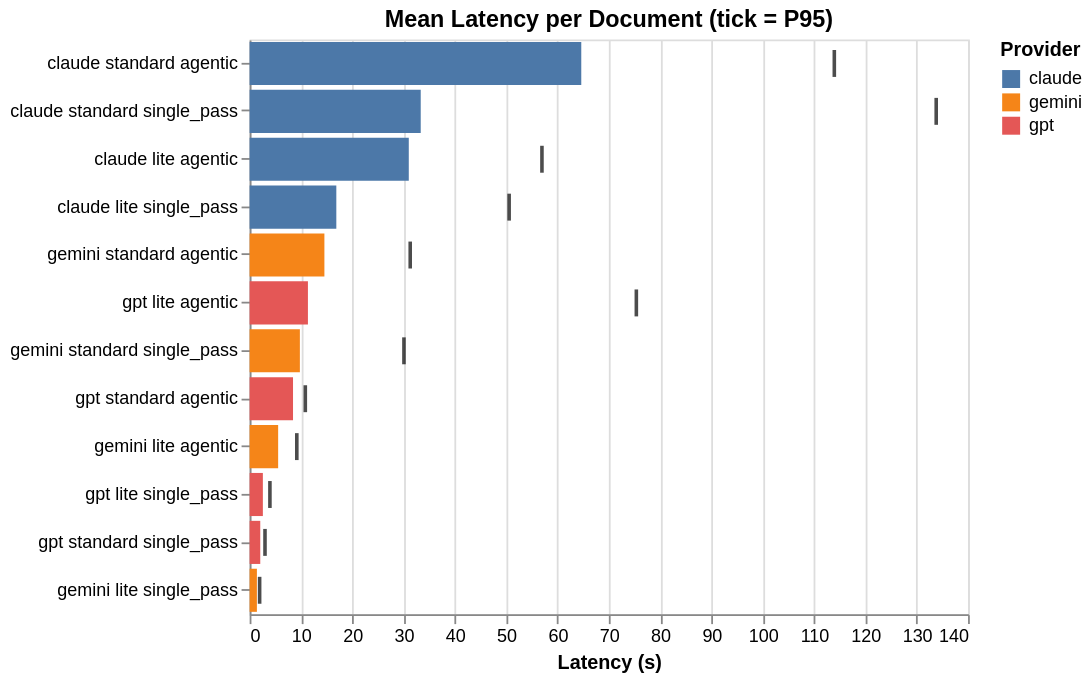

The code cell stored with this chart in its notebook:
### Markdown cell above
### Latency

### Code cell
def plot_latency(df: pl.DataFrame) -> alt.LayerChart:
    df_pd = df.with_columns(
        pl.concat_str(
            [
                pl.col("provider"),
                pl.lit(" "),
                pl.col("tier"),
                pl.lit(" "),
                pl.col("strategy"),
            ]
        ).alias("label")
    ).to_pandas()

    bars = (
        alt.Chart(df_pd)
        .mark_bar()
        .encode(
            x=alt.X("latency_mean:Q", title="Latency (s)"),
            y=alt.Y("label:N", sort="-x", title=None),
            color=alt.Color("provider:N", title="Provider"),
            tooltip=[
                alt.Tooltip("label:N", title="Experiment"),
                alt.Tooltip("latency_mean:Q", format=".2f", title="Mean (s)"),
                alt.Tooltip("latency_median:Q", format=".2f", title="Median (s)"),
                alt.Tooltip("latency_p95:Q", format=".2f", title="P95 (s)"),
            ],
        )
    )

    p95 = (
        alt.Chart(df_pd)
        .mark_tick(color="black", thickness=2, size=15)
        .encode(
            x=alt.X("latency_p95:Q"),
            y=alt.Y("label:N", sort="-x"),
            tooltip=[alt.Tooltip("latency_p95:Q", format=".2f", title="P95 (s)")],
        )
    )

    return (bars + p95).properties(
        title="Mean Latency per Document (tick = P95)", width=400, height=320
    )


plot_latency(df_aggregated)

### Figure 1 — Vega-Lite specification as saved in the notebook (floating-point values rounded to 4 significant figures)
{"config": {"view": {"continuousWidth": 300, "continuousHeight": 300}}, "layer": [{"mark": {"type": "bar"}, "encoding": {"color": {"field": "provider", "title": "Provider", "type": "nominal"}, "tooltip": [{"field": "label", "title": "Experiment", "type": "nominal"}, {"field": "latency_mean", "format": ".2f", "title": "Mean (s)", "type": "quantitative"}, {"field": "latency_median", "format": ".2f", "title": "Median (s)", "type": "quantitative"}, {"field": "latency_p95", "format": ".2f", "title": "P95 (s)", "type": "quantitative"}], "x": {"field": "latency_mean", "title": "Latency (s)", "type": "quantitative"}, "y": {"field": "label", "sort": "-x", "title": null, "type": "nominal"}}}, {"mark": {"type": "tick", "color": "black", "size": 15, "thickness": 2}, "encoding": {"tooltip": [{"field": "latency_p95", "format": ".2f", "title": "P95 (s)", "type": "quantitative"}], "x": {"field": "latency_p95", "type": "quantitative"}, "y": {"field": "label", "sort": "-x", "type": "nominal"}}}], "data": {"name": "data-7bc90be90c51107d4801604e7518bf05"}, "height": 320, "title": "Mean Latency per Document (tick = P95)", "width": 400, "$schema": "https://vega.github.io/schema/vega-lite/v6.1.0.json", "datasets": {"data-7bc90be90c51107d4801604e7518bf05": [{"provider": "claude", "tier": "lite", "strategy": "agentic", "modality": "multimodal", "n_docs": 83, "exact_f1_mean": 0.7456, "exact_f1_std": 0.2324, "exact_effective_date_f1_mean": 0.8072, "exact_party_f1_mean": 0.8738, "exact_jurisdiction_f1_mean": 0.6386, "exact_term_f1_mean": 0.6627, "fuzzy_f1_mean": 0.7618, "fuzzy_f1_std": 0.2253, "fuzzy_party_f1_mean": 0.9388, "fuzzy_jurisdiction_f1_mean": 0.6386, "fuzzy_term_f1_mean": 0.6627, "latency_mean": 31.01, "latency_std": 14.13, "latency_median": 28.8, "latency_p95": 56.96, "cost_mean": 0.0106, "cost_std": 0.003937, "cost_total": 0.8799, "tokens_mean": 9575.0, "char_count_mean": 17090.0, "page_count_mean": 5.892, "label": "claude lite agentic"}, {"provider": "claude", "tier": "lite", "strategy": "single_pass", "modality": "text", "n_docs": 83, "exact_f1_mean": 0.8719, "exact_f1_std": 0.1665, "exact_effective_date_f1_mean": 0.8554, "exact_party_f1_mean": 0.8732, "exact_jurisdiction_f1_mean": 0.9518, "exact_term_f1_mean": 0.8072, "fuzzy_f1_mean": 0.8884, "fuzzy_f1_std": 0.1589, "fuzzy_party_f1_mean": 0.9271, "fuzzy_jurisdiction_f1_mean": 0.9518, "fuzzy_term_f1_mean": 0.8193, "latency_mean": 16.89, "latency_std": 18.53, "latency_median": 11.4, "latency_p95": 50.57, "cost_mean": 0.006079, "cost_std": 0.003989, "cost_total": 0.5045, "tokens_mean": 5561.0, "char_count_mean": 17090.0, "page_count_mean": 5.892, "label": "claude lite single_pass"}, {"provider": "claude", "tier": "standard", "strategy": "agentic", "modality": "multimodal", "n_docs": 83, "exact_f1_mean": 0.8586, "exact_f1_std": 0.17, "exact_effective_date_f1_mean": 0.9157, "exact_party_f1_mean": 0.8803, "exact_jurisdiction_f1_mean": 0.8193, "exact_term_f1_mean": 0.8193, "fuzzy_f1_mean": 0.8756, "fuzzy_f1_std": 0.1552, "fuzzy_party_f1_mean": 0.9483, "fuzzy_jurisdiction_f1_mean": 0.8193, "fuzzy_term_f1_mean": 0.8193, "latency_mean": 64.63, "latency_std": 32.45, "latency_median": 60.79, "latency_p95": 113.9, "cost_mean": 0.03779, "cost_std": 0.01896, "cost_total": 3.137, "tokens_mean": 11520.0, "char_count_mean": 17090.0, "page_count_mean": 5.892, "label": "claude standard agentic"}, {"provider": "claude", "tier": "standard", "strategy": "single_pass", "modality": "text", "n_docs": 83, "exact_f1_mean": 0.8568, "exact_f1_std": 0.232, "exact_effective_date_f1_mean": 0.8675, "exact_party_f1_mean": 0.8369, "exact_jurisdiction_f1_mean": 0.9157, "exact_term_f1_mean": 0.8072, "fuzzy_f1_mean": 0.8738, "fuzzy_f1_std": 0.2294, "fuzzy_party_f1_mean": 0.8928, "fuzzy_jurisdiction_f1_mean": 0.9157, "fuzzy_term_f1_mean": 0.8193, "latency_mean": 33.34, "latency_std": 40.64, "latency_median": 19.57, "latency_p95": 133.8, "cost_mean": 0.02089, "cost_std": 0.01833, "cost_total": 1.734, "tokens_mean": 6352.0, "char_count_mean": 17090.0, "page_count_mean": 5.892, "label": "claude standard single_pass"}, {"provider": "gemini", "tier": "lite", "strategy": "agentic", "modality": "multimodal", "n_docs": 83, "exact_f1_mean": 0.84, "exact_f1_std": 0.1737, "exact_effective_date_f1_mean": 0.9036, "exact_party_f1_mean": 0.8421, "exact_jurisdiction_f1_mean": 0.8795, "exact_term_f1_mean": 0.7349, "fuzzy_f1_mean": 0.8616, "fuzzy_f1_std": 0.1673, "fuzzy_party_f1_mean": 0.9282, "fuzzy_jurisdiction_f1_mean": 0.8795, "fuzzy_term_f1_mean": 0.7349, "latency_mean": 5.555, "latency_std": 1.641, "latency_median": 5.141, "latency_p95": 9.192, "cost_mean": 0.002639, "cost_std": 0.001367, "cost_total": 0.219, "tokens_mean": 9963.0, "char_count_mean": 17090.0, "page_count_mean": 5.892, "label": "gemini lite agentic"}, {"provider": "gemini", "tier": "lite", "strategy": "single_pass", "modality": "text", "n_docs": 83, "exact_f1_mean": 0.8957, "exact_f1_std": 0.1515, "exact_effective_date_f1_mean": 0.9036, "exact_party_f1_mean": 0.8718, "exact_jurisdiction_f1_mean": 0.9759, "exact_term_f1_mean": 0.8313, "fuzzy_f1_mean": 0.9112, "fuzzy_f1_std": 0.1453, "fuzzy_party_f1_mean": 0.9338, "fuzzy_jurisdiction_f1_mean": 0.9759, "fuzzy_term_f1_mean": 0.8313, "latency_mean": 1.414, "latency_std": 0.2595, "latency_median": 1.339, "latency_p95": 1.947, "cost_mean": 0.001075, "cost_std": 0.0004489, "cost_total": 0.08919, "tokens_mean": 3865.0, "char_count_mean": 17090.0, "page_count_mean": 5.892, "label": "gemini lite single_pass"}, {"provider": "gemini", "tier": "standard", "strategy": "agentic", "modality": "multimodal", "n_docs": 83, "exact_f1_mean": 0.9184, "exact_f1_std": 0.1258, "exact_effective_date_f1_mean": 0.9398, "exact_party_f1_mean": 0.8783, "exact_jurisdiction_f1_mean": 0.9759, "exact_term_f1_mean": 0.8795, "fuzzy_f1_mean": 0.9364, "fuzzy_f1_std": 0.112, "fuzzy_party_f1_mean": 0.9503, "fuzzy_jurisdiction_f1_mean": 0.9759, "fuzzy_term_f1_mean": 0.8795, "latency_mean": 14.57, "latency_std": 8.971, "latency_median": 11.88, "latency_p95": 31.29, "cost_mean": 0.01063, "cost_std": 0.006469, "cost_total": 0.8827, "tokens_mean": 16210.0, "char_count_mean": 17090.0, "page_count_mean": 5.892, "label": "gemini standard agentic"}, {"provider": "gemini", "tier": "standard", "strategy": "single_pass", "modality": "text", "n_docs": 83, "exact_f1_mean": 0.9153, "exact_f1_std": 0.1256, "exact_effective_date_f1_mean": 0.9277, "exact_party_f1_mean": 0.8783, "exact_jurisdiction_f1_mean": 0.9759, "exact_term_f1_mean": 0.8795, "fuzzy_f1_mean": 0.9364, "fuzzy_f1_std": 0.1107, "fuzzy_party_f1_mean": 0.9503, "fuzzy_jurisdiction_f1_mean": 0.9759, "fuzzy_term_f1_mean": 0.8916, "latency_mean": 9.789, "latency_std": 9.943, "latency_median": 7.337, "latency_p95": 30.07, "cost_mean": 0.00748, "cost_std": 0.006002, "cost_total": 0.6208, "tokens_mean": 5642.0, "char_count_mean": 17090.0, "page_count_mean": 5.892, "label": "gemini standard single_pass"}, {"provider": "gpt", "tier": "lite", "strategy": "agentic", "modality": "multimodal", "n_docs": 83, "exact_f1_mean": 0.6715, "exact_f1_std": 0.2933, "exact_effective_date_f1_mean": 0.7831, "exact_party_f1_mean": 0.8186, "exact_jurisdiction_f1_mean": 0.5181, "exact_term_f1_mean": 0.5663, "fuzzy_f1_mean": 0.6822, "fuzzy_f1_std": 0.2898, "fuzzy_party_f1_mean": 0.8613, "fuzzy_jurisdiction_f1_mean": 0.5181, "fuzzy_term_f1_mean": 0.5663, "latency_mean": 11.36, "latency_std": 23.95, "latency_median": 4.542, "latency_p95": 75.36, "cost_mean": 0.005846, "cost_std": 0.00267, "cost_total": 0.4852, "tokens_mean": 8515.0, "char_count_mean": 17090.0, "page_count_mean": 5.892, "label": "gpt lite agentic"}, {"provider": "gpt", "tier": "lite", "strategy": "single_pass", "modality": "text", "n_docs": 83, "exact_f1_mean": 0.8651, "exact_f1_std": 0.182, "exact_effective_date_f1_mean": 0.8193, "exact_party_f1_mean": 0.8582, "exact_jurisdiction_f1_mean": 0.9277, "exact_term_f1_mean": 0.8554, "fuzzy_f1_mean": 0.8806, "fuzzy_f1_std": 0.1694, "fuzzy_party_f1_mean": 0.9081, "fuzzy_jurisdiction_f1_mean": 0.9277, "fuzzy_term_f1_mean": 0.8675, "latency_mean": 2.577, "latency_std": 8.296, "latency_median": 1.046, "latency_p95": 3.95, "cost_mean": 0.003209, "cost_std": 0.001399, "cost_total": 0.2664, "tokens_mean": 4115.0, "char_count_mean": 17090.0, "page_count_mean": 5.892, "label": "gpt lite single_pass"}, {"provider": "gpt", "tier": "standard", "strategy": "agentic", "modality": "multimodal", "n_docs": 83, "exact_f1_mean": 0.8954, "exact_f1_std": 0.1654, "exact_effective_date_f1_mean": 0.8675, "exact_party_f1_mean": 0.8706, "exact_jurisdiction_f1_mean": 0.9639, "exact_term_f1_mean": 0.8795, "fuzzy_f1_mean": 0.9149, "fuzzy_f1_std": 0.1569, "fuzzy_party_f1_mean": 0.9366, "fuzzy_jurisdiction_f1_mean": 0.9639, "fuzzy_term_f1_mean": 0.8916, "latency_mean": 8.452, "latency_std": 7.748, "latency_median": 7.422, "latency_p95": 10.85, "cost_mean": 0.02412, "cost_std": 0.005973, "cost_total": 2.002, "tokens_mean": 10670.0, "char_count_mean": 17090.0, "page_count_mean": 5.892, "label": "gpt standard agentic"}, {"provider": "gpt", "tier": "standard", "strategy": "single_pass", "modality": "text", "n_docs": 83, "exact_f1_mean": 0.8989, "exact_f1_std": 0.1541, "exact_effective_date_f1_mean": 0.9157, "exact_party_f1_mean": 0.8606, "exact_jurisdiction_f1_mean": 0.9518, "exact_term_f1_mean": 0.8675, "fuzzy_f1_mean": 0.9229, "fuzzy_f1_std": 0.1382, "fuzzy_party_f1_mean": 0.9326, "fuzzy_jurisdiction_f1_mean": 0.9518, "fuzzy_term_f1_mean": 0.8916, "latency_mean": 2.069, "latency_std": 2.926, "latency_median": 1.573, "latency_p95": 2.992, "cost_mean": 0.01094, "cost_std": 0.004249, "cost_total": 0.9083, "tokens_mean": 4148.0, "char_count_mean": 17090.0, "page_count_mean": 5.892, "label": "gpt standard single_pass"}]}}
